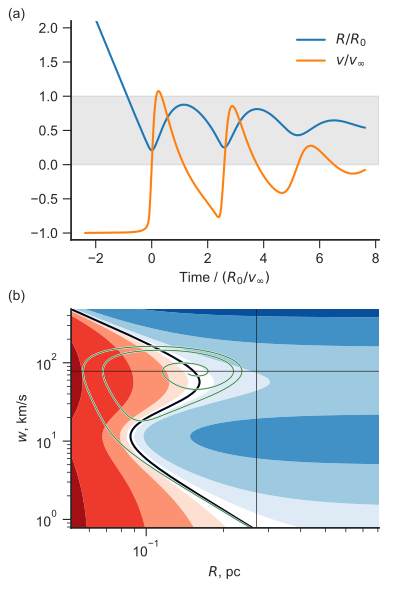

Python code for this plot:
import sys
import numpy as np
from scipy.integrate import odeint
from matplotlib import pyplot as plt
import seaborn as sns
import duststream as ds

figfile = sys.argv[0].replace('.py', '.pdf')

# Initial conditions
y0 = [2.5, -1.0]

stream = ds.DustStream(vinf=78, phi=10.0, a=0.02, L4=1.0)

# Time grid
t = np.linspace(0.0, 10.0, 501)
soln = odeint(ds.dydt_1d, y0, t, args=(stream,))
t0 = t[np.argmin(soln[:, 0])]

# Slippage velocity
w = 1.0 + soln[:, 1]
# Drift velocity
# wdrift = 1.0 / alpha / soln[:, 0]

sns.set_style('ticks')
sns.set_color_codes('dark')
fig, (ax, axp) = plt.subplots(2, 1, figsize=(4, 6))
ax.plot(t - t0, soln[:, 0], label='$R/R_{0}$')
ax.plot(t - t0, soln[:, 1], label='$v / v_{\infty}$')
#ax.plot(t - t0, wdrift, ls='--', label='$w_\mathrm{drift} / v_{\infty}$')

# ax.axhline(1.0/alpha, ls=':', color='k', lw=0.8)
ax.axhspan(0.0, 1.0, color='k', alpha=0.1)
ax.legend()
ax.set(
    xlabel=r'Time / $(R_{0} / v_{\infty})$',
    ylim=[-1.1, 2.1]
)
t2 = np.linspace(0.0, 20.0, 201)

x1, x2 = 0.9*soln[:, 0].min(), 3.0
w1, w2 = 1e-2, 3.0*w.max()

xpts = np.logspace(np.log10(x1), np.log10(x2), 151)
wpts = np.logspace(np.log10(w1), np.log10(w2), 101)

agrid = ds.total_accel(xpts[None, :], stream.vinf*wpts[:, None], stream)


# Add dimensions back in for plotting
xpts *= stream.Rstarstar
x1 *= stream.Rstarstar
x2 *= stream.Rstarstar

wpts *= stream.vinf
w1 *= stream.vinf
w2 *= stream.vinf

axp.contour(xpts, wpts, agrid, [0.0])
axp.contourf(xpts, wpts, np.log10(agrid),
            [-0.5, 0.0, 0.5, 1.0, 1.5], cmap="Reds")
axp.contourf(xpts, wpts, np.log10(-agrid),
            [-0.5, 0.0, 0.5, 1.0, 1.5], cmap="Blues")

axp.plot(soln[:, 0]*stream.Rstarstar, w*stream.vinf, lw=1.4, color="0.9")
axp.plot(soln[:, 0]*stream.Rstarstar, w*stream.vinf, lw=0.5, color="g")
axp.axhline(stream.vinf, color='k', lw=0.5)
axp.axvline(stream.Rstarstar, color='k', lw=0.5)
axp.set(xlabel='$R$, pc', ylabel='$w$, km/s',
        xlim=[x1, x2], ylim=[w1, w2],
        xscale="log", yscale="log",
        xticks=0.5*np.arange(7),
        yticks=[-1.0, -0.5, 0., 0.5, 1.0, 1.5])

sns.despine()
fig.tight_layout()
fig.text(0.02, 0.97, '(a)')
fig.text(0.02, 0.5, '(b)')
fig.savefig(figfile)
print(figfile, end='')
